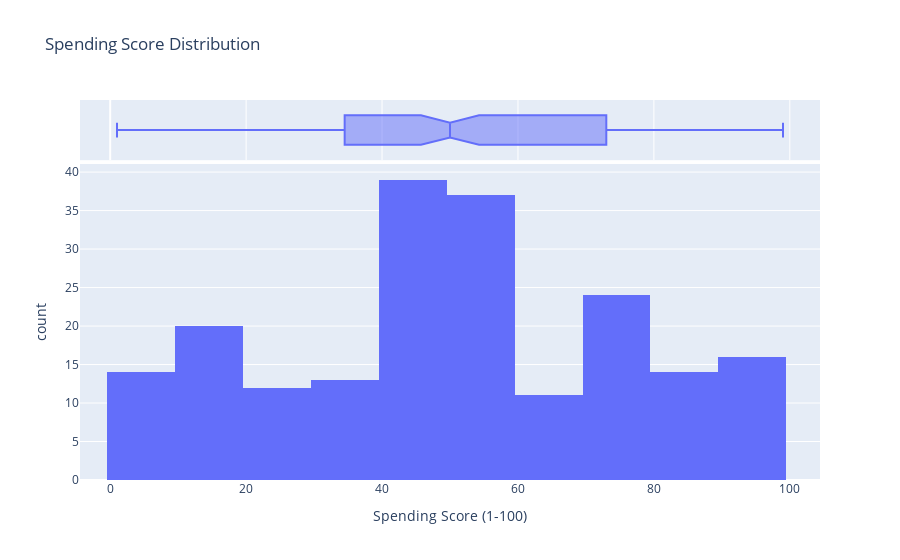

Notebook code cell kept with this figure:
### Code cell
fig = px.histogram(df, x="Spending Score (1-100)", marginal="box",
title="Spending Score Distribution")
fig.show()

### Figure 1 — Plotly figure (JSON) as saved in the notebook; plotly's stock layout.template omitted (floating-point values rounded to 4 significant figures; data arrays with more than 128 entries replaced by an {"elided": "..."} marker saying what was removed)
{"data": [{"alignmentgroup": "True", "bingroup": "x", "hovertemplate": "Spending Score (1-100)=%{x}<br>count=%{y}<extra></extra>", "legendgroup": "", "marker": {"color": "#636efa"}, "name": "", "offsetgroup": "", "orientation": "v", "showlegend": false, "type": "histogram", "x": {"elided": "200 int values"}, "xaxis": "x", "yaxis": "y"}, {"alignmentgroup": "True", "hovertemplate": "Spending Score (1-100)=%{x}<extra></extra>", "legendgroup": "", "marker": {"color": "#636efa"}, "name": "", "notched": true, "offsetgroup": "", "showlegend": false, "type": "box", "x": {"elided": "200 int values"}, "xaxis": "x2", "yaxis": "y2"}], "layout": {"barmode": "relative", "legend": {"tracegroupgap": 0}, "title": {"text": "Spending Score Distribution"}, "xaxis": {"anchor": "y", "domain": [0, 1], "title": {"text": "Spending Score (1-100)"}}, "xaxis2": {"anchor": "y2", "domain": [0, 1], "matches": "x", "showgrid": true, "showticklabels": false}, "yaxis": {"anchor": "x", "domain": [0, 0.8316], "title": {"text": "count"}}, "yaxis2": {"anchor": "x2", "domain": [0.8416, 1], "matches": "y2", "showgrid": false, "showline": false, "showticklabels": false, "ticks": ""}}}
